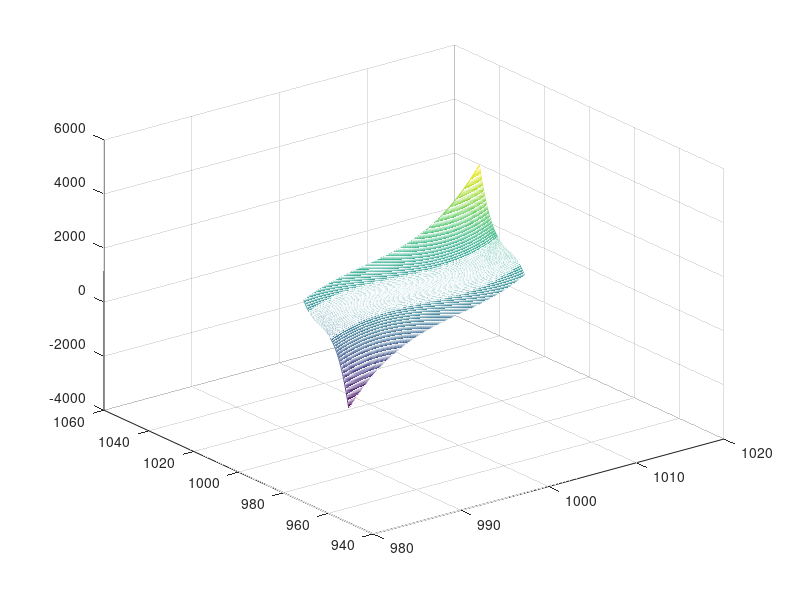

The MATLAB script that drew this image: (Note: this script raises an error after producing the figure.)
clear
tArray = [];
transit = [1000 1000 1000];
%for i = 1:100
coeff = rand(10,1);
startpoint = rand(3,1) + transit;
endpoint = rand(3,1)+ transit;
% startpoint = p1;
% endpoint = p2;
    
    tx=@(t) startpoint(1) + (endpoint(1) - startpoint(1))*t;
ty=@(t) startpoint(2) + (endpoint(2) - startpoint(2))*t;
tz=@(t) startpoint(3) + (endpoint(3) - startpoint(3))*t;
ts = -100:0.01:100;
x = tx(ts);y = ty(ts); z = tz(ts);
    
    func = @(x) coeff(1) * x(1)*x(1)*x(1) + coeff(2) * x(1)*x(1)*x(2) + ...
        coeff(3) * x(1)*x(2)*x(2) + coeff(4) * x(2)*x(2)*x(2) +...
        coeff(5) * x(1)*x(1)      + coeff(6) * x(1)*x(2)      +  coeff(7) * x(2)*x(2) + ...
        coeff(8) * x(1)           + coeff(9) * x(2)           +  coeff(10) * 1;
%     xrang = sort([startpoint(1) endpoint(1)]);
%     yrang = sort([startpoint(2) endpoint(2)]);
%     zrang = sort([startpoint(3) endpoint(3)]);
    X = -10+transit(1):0.1:+10+transit(1);
    Y = -10+transit(2):0.1:+10+transit(2);
    row = size(Y,2);
    col = size(X,2);
    for i = 1:row
        for j = 1:col
            Z(i,j) = func([X(j) Y(i)] - transit(1:2))+transit(3);
        end
    end
    mesh(X,Y,Z);hold on
%     shading( 'faceted');
    plot3(x,y,z); hold on
    
    t = solveLineCubicPolynomial(coeff,startpoint- transit(1),endpoint - transit(2));
    a = tx(t);b = ty(t); c = tz(t);
    plot3(a,b,c,'b.','markersize',30); hold on
    tArray = [tArray, t];
%end